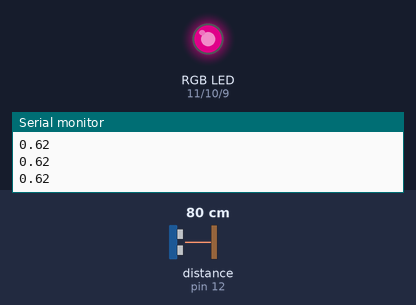
This sketch was run on a simulated Arduino Uno, built with avr-gcc and run on an emulated ATmega328P. Shown: an RGB LED mixed from three pins (HIGH = lit), the last lines printed to the serial monitor. Wiring (inferred from the names in the program): ultrasonic range finder: trigger pin 13; echo pin 12. The inputs (shaded band) are chosen by the test bench; at power-on: distance to the obstacle (sensor on pin 12) 80 cm. The echo pulse lasts 58.3 µs per cm; dim RGB values are drawn brighter than linear; pins used as bus, display or sensor lines are not drawn.

Above: at 1.2 s.
1.3 s: distance to the obstacle (sensor on pin 12) set to 120 cm
At 3.2 s:
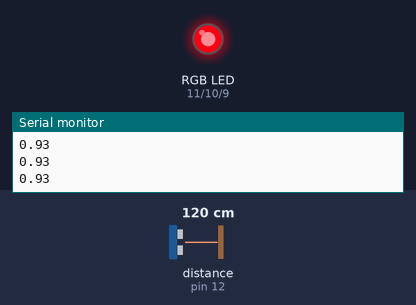
4.3 s: distance to the obstacle (sensor on pin 12) set to 2 cm
At 5.6 s:
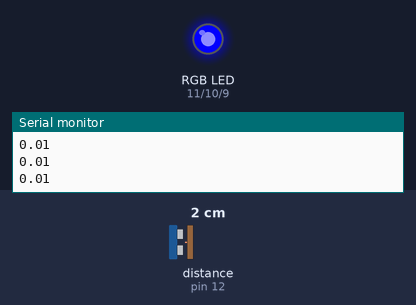
7.3 s: distance to the obstacle (sensor on pin 12) set to 35 cm
At 8.0 s:
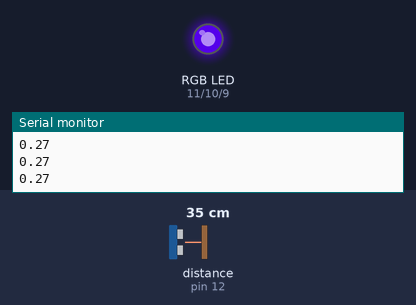
10.3 s: distance to the obstacle (sensor on pin 12) set to 33 cm
At 11.3 s:
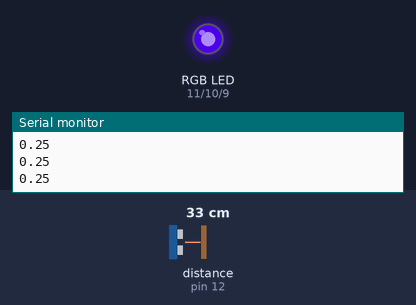
Timing chart, 0 to 12.8 s (numbered marks = the images above; inputs shaded):
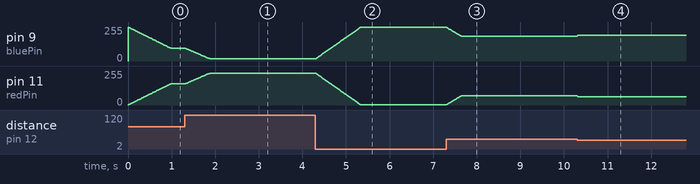

The sketch:

ultrasonic-table.ino
```cpp
/*
HC-SR04 Ping distance sensor]
VCC to arduino 5v GND to arduino GND

Please note that there is a batch of these sensors that are boken and get stuck at 0.
If you have such a sensor, your best bet is to aquire a new one.
*/

#define trigPin 13
#define echoPin 12
/*************************************************************************/
#define redPin 11
#define greenPin 10
#define bluePin 9
/**************************************************************************/
/*  Definitions for color smoothing
 *  The idea is to
 *  a) At mindistance the color has one value, at maxdistance another. Distances closer
 *     than mindistance or futher than maxdistance don't cause any more change in color.
 *     We want to make use of the full colorspace in a range of distances that are actually
 *     relevant.
 *  b) When the color changes, we change is slowly to prevent flickering.
 *     colorstep specifies how much the color can change per time step.
 *     Setting this to a larger value will make color changes faster, a smaller value will
 *     make them smoother. (Do not use numbers above 0.1 or the code will break.)
 */
#define mindistance 0.    // in cm
#define maxdistance 128.  // in cm
#define colorstep 0.01

float current_distance, range, norm_dist;

void setup() {
  Serial.begin (9600);
  pinMode(trigPin, OUTPUT);
  pinMode(echoPin, INPUT);
  pinMode(redPin, OUTPUT); // sets the redPin to be an output
  pinMode(greenPin, OUTPUT); // sets the greenPin to be an output
  pinMode(bluePin, OUTPUT); // sets the bluePin to be an output
  current_distance = 0.;
  range = maxdistance - mindistance;
}

void loop() {
  long duration, distance;
  float d;
  digitalWrite(trigPin, LOW);
  delayMicroseconds(2);
  digitalWrite(trigPin, HIGH);
  delayMicroseconds(10);
  digitalWrite(trigPin, LOW);
  duration = pulseIn(echoPin, HIGH);
  // measured distance in cm
  distance = (duration/2) / 29.1;

  // if measured distance is outside min / max interval, reset it
  if (distance < mindistance){
    distance = mindistance;
  }
  if (distance > maxdistance){
    distance = maxdistance;
  }
  // move color in the direction of new_distance, but only slowly
  // to avoid flickering
  norm_dist = ((float)distance - mindistance) / range;
  // but never change by more than
  if (norm_dist > (current_distance + colorstep)){
    current_distance += colorstep;
  }
  else{
    if (norm_dist < (current_distance - colorstep)){
    current_distance -= colorstep;
    }
  }
  color_from_scalar(current_distance);

  // Just some output for debugging. Can be ignored if everything works.
  Serial.println(current_distance);
  //Serial.print(distance);
  //Serial.println(" cm (restricted to range mindistance to maxtistance)");

  delay(10);
}

/******************************************************/
/*  For output the color values in the red, green and blue pin must be
 *  in the range 0..255. This function scales an input in the range 0..1
 *  to 0..255.
 *
 *  The last line sets the color of value 0 and 1.
 *  (e.g. (n, 0, 255 - n) will be red (for n=0) to blue (for n = 255).
 */
void color_from_scalar (float number)
{
  if (number > 1.){
    number = 1.;
  }
  if (number < 0){
    number = 0.;
  }
  unsigned char n;
  n = (unsigned char) (number * 255.);
  color(n, 0, 255 - n);
}
/******************************************************/


/******************************************************/
void color (unsigned char red, unsigned char green, unsigned char blue) // the color generating function
{
analogWrite(redPin, red);
analogWrite(greenPin, green);
analogWrite(bluePin, blue);
}
/******************************************************/
```

Measured:
- after the input at 1.3 s, pin 9 (bluePin): moves from 97/255 to 18/255 over 0.56 s, starting at once; pin 11 (redPin): moves from 158/255 to 237/255 over 0.56 s, starting at once
- after the input at 4.3 s, pin 9 (bluePin): moves from 18/255 to 253/255 over 1.0 s, starting at once; pin 11 (redPin): moves from 237/255 to 2/255 over 1.0 s, starting at once
- after the input at 7.3 s, pin 9 (bluePin): moves from 253/255 to 187/255 over 0.34 s, starting at once; pin 11 (redPin): moves from 2/255 to 68/255 over 0.34 s, starting at once
- after the input at 10.3 s, pin 9 (bluePin): 187/255 → 192/255 at once; pin 11 (redPin): 68/255 → 63/255 at once
